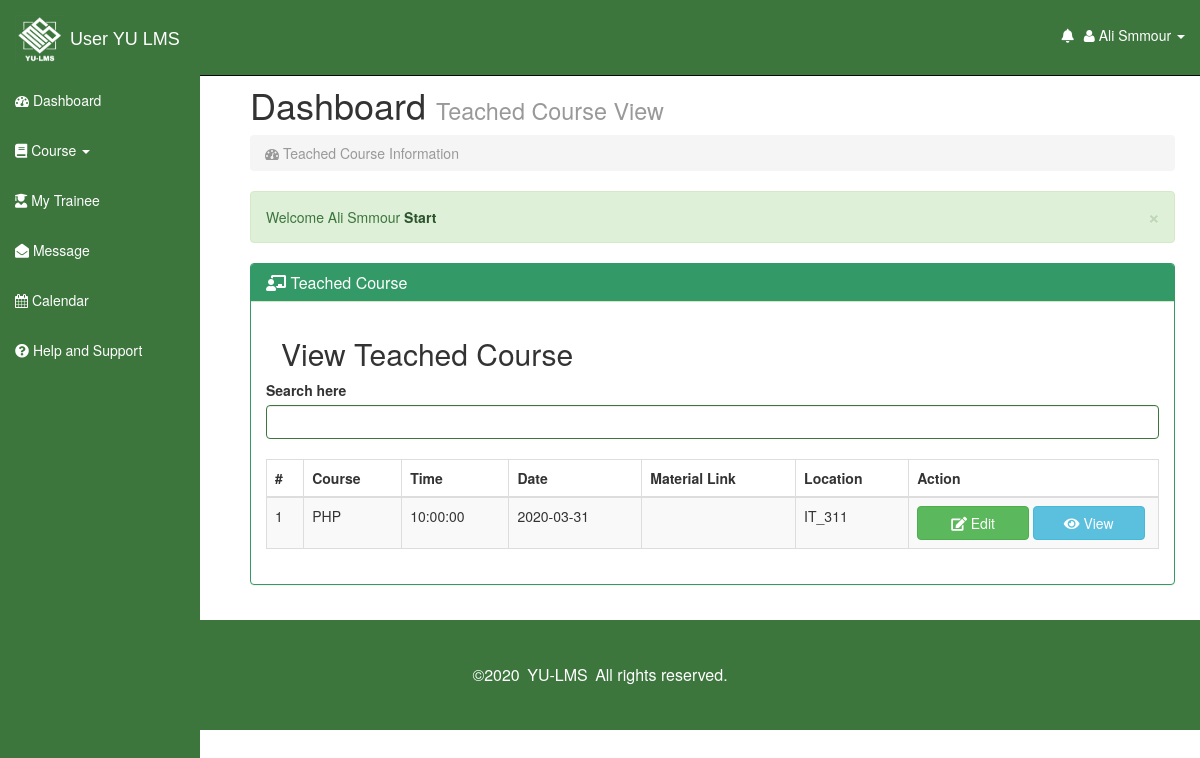
/staff/TeachedCourses.php (signed in), run on the app's committed database.
### tables this page shows
CREATE TABLE `course_table` (
  `course_id` int(10) NOT NULL,
  `course_name` varchar(20) NOT NULL,
  `course_description` varchar(3000) NOT NULL,
  `semester` varchar(15) NOT NULL,
  `course_date` date NOT NULL,
  `course_time` time NOT NULL,
  `material_link` varchar(3000) NOT NULL,
  `course_status` char(1) NOT NULL,
  `admin_id` int(5) NOT NULL,
  `staff_id` int(5) NOT NULL
);

CREATE TABLE `faculty_table` (
  `f_id` int(10) NOT NULL,
  `bld_name` varchar(20) NOT NULL
);

CREATE TABLE `location_table` (
  `room_id` int(3) NOT NULL,
  `floor` int(2) NOT NULL,
  `capacity` int(3) NOT NULL,
  `f_id` int(10) NOT NULL
);

### staff/TeachedCourses.php (the view, shortened to what this page needs)
<?php session_start();
include"connect.php";?>
<?php
function course_info($conn)
{
$staff_id=$_SESSION['staff_ID'];
$table='';
$records="SELECT crs.course_id,course_name,course_time,course_date,material_link,bld_name,loc.room_id
          FROM teach_in_relation tr,course_table crs,faculty_table fac,location_table loc
          WHERE crs.course_id=tr.course_id AND loc.room_id=tr.room_id AND loc.f_id=fac.f_id AND course_status=1 and staff_id=$staff_id
          ORDER BY course_id desc";
$result = mysqli_query($conn,$records);
$c = 1;
if(mysqli_num_rows($result)>0)
{
while($row=mysqli_fetch_assoc($result))
{
  $c_id=$row['course_id'];
  $table.="<tr>";
  $table.= "<td>".$c." </td>";
  $table.= "<td>".$row['course_name']." </td>";
  $table.= "<td>".$row['course_time']." </td>";
  $table.= "<td>".$row['course_date']." </td>";
  $table.= "<td> <a href='".$row['material_link']."'> ".$row['material_link']." </td>";
  $table.= "<td>".$row['bld_name']."_".$row['room_id']."</td>";
  $table.= "<td>
          <button name='edit' id='$c_id' class='btn btn-success edit_data_btn' style='width:48%;'><i class='fas fa-edit'></i>
         Edit
        </button>
        <button name='view' id='$c_id' class='btn btn-info view_data_btn' style='width:48%;'><i class='fas fa-eye'></i>
         View
        </button>
                  </td>
                 </tr>";
                 $c++;
}}
return $table;
}
?>
<!DOCTYPE html>
<html lang="en">
  <head>
<link rel='stylesheet' href='https://use.fontawesome.com/releases/v5.7.0/css/all.css'>
    <link href="css/bootstrap.css" rel="stylesheet">
    <link href="css/sb-admin.css" rel="stylesheet">
    <link rel="stylesheet" href="font-awesome/css/font-awesome.min.css">
    <link rel="stylesheet" href="http://cdn.oesmith.co.uk/morris-0.4.3.min.css">
    <link rel="stylesheet" type="text/css" href="https://cdnjs.cloudflare.com/ajax/libs/sweetalert/1.1.0/sweetalert.min.css">
  </head>
  <body>
             <?php include 'sidNav.php';?>
      <div id="page-wrapper">
        <div class="row">
          <div class="col-lg-12">
            <h1>Dashboard <small>Teached Course View</small></h1>
            <ol class="breadcrumb">
              <li class="active"><i class="fa fa-dashboard"></i> Teached Course Information </li>
            </ol>
            <div class="alert alert-success alert-dismissable">
              <button type="button" class="close" data-dismiss="alert" aria-hidden="true">&times;</button>
              Welcome <?php echo $_SESSION['staff_user'];?> <a class="alert-link" href="#">Start </a>
            </div>
          </div>
        </div>
        <div class="row">
          <div class="col-lg-12">
            <div class="panel panel-success">
              <div class="panel-heading">
                <h3 class="panel-title"><i class="fas fa-chalkboard-teacher"></i> Teached Course</h3>
              </div>
              <div class="panel-body">
          <div class="col-lg-12">
            <h2>View Teached Course</h2>
            </div>
            <div class="table-responsive">
              <div class="form-group has-success"> <label for="exampleInputEmail1">Search here </label> <input id="searchdata" type="text" name="searchdata" class="form-control " autocomplete="off" autofocus="autofocus">
                <br>
              <table class="table table-bordered table-hover table-striped tablesorter">
                <thead>
                  <tr>
                    <th>#</th>
                    <th>Course</th>
                    <th>Time</th>
                    <th>Date</th>
                    <th>Material Link</th>
                    <th>Location</th>
                    <th>Action</th>
                  </tr>
                </thead>
                <tbody id="table"> <?php echo course_info($conn); ?> </tbody>
              </table>
            </div>
          </div>
        </div>
    </div>
</div>
</div>
</div>
      </div>
<?php include "footers.php"; ?>
  </body>
</html>

### staff/css/sb-admin.css (style rules this page uses)
body { margin-top: 50px; }
#page-wrapper { width: 100%; padding: 5px 15px; }
table.tablesorter thead { cursor: pointer; }
@media (min-width:768px) { #page-wrapper { padding: 15px 25px; } }

### data on the page
course_table: course_name "PHP", course_time "10:00:00", course_date "2020-03-31", faculty_table.bld_name "IT", location_table.room_id "311"

### other printed values
$_SESSION['staff_user'] "Ali Smmour"
